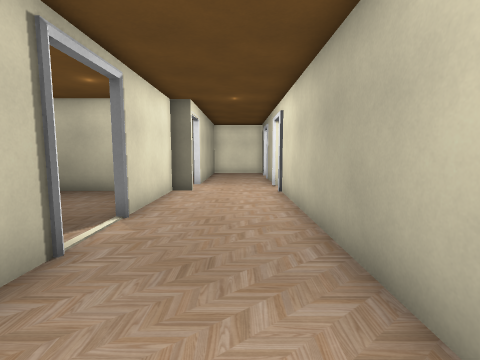
View 1 (above)

16 first-person views from a walk through a level from a Godot 3-D game. The camera is 1.4 m above the floor, tilts 6° down and sees 85° across. Doors that lead somewhere are drawn open, without their leaves. The floor is counted in squares, 1 m on a side. Each view is taken from the middle of a square. On the plan, view 1 faces up. The plan holds only what a view shows up to about 13 squares ahead; the rest is blank.

View 2
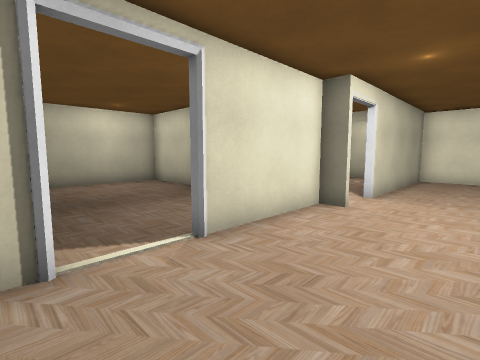

View 3
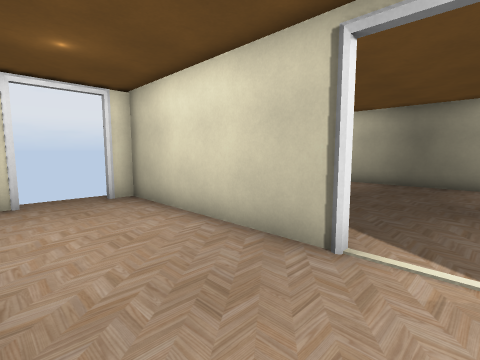

View 4
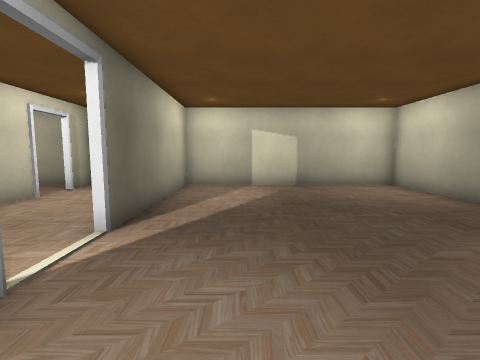

View 5
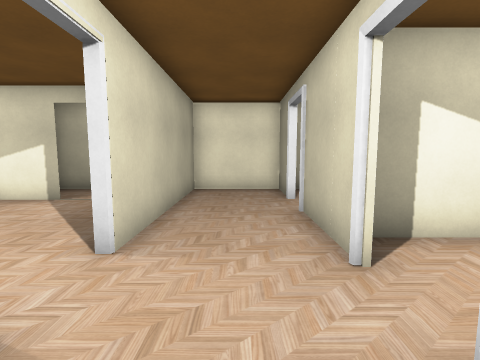

View 6
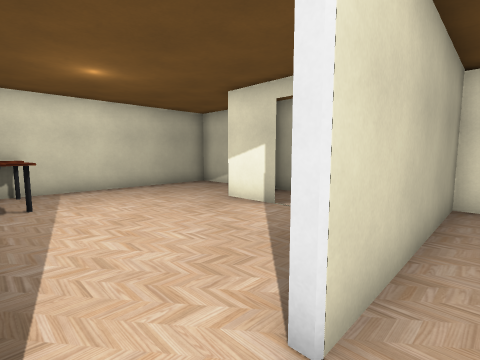

View 7
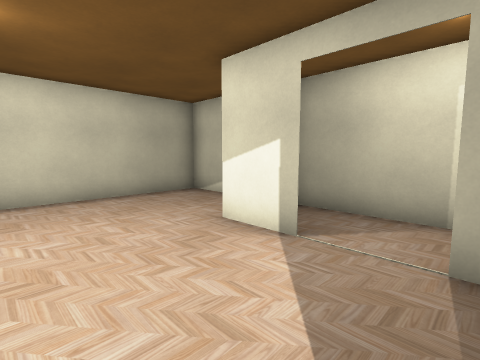

View 8
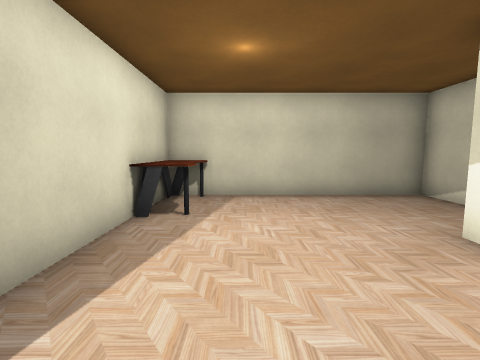

View 9
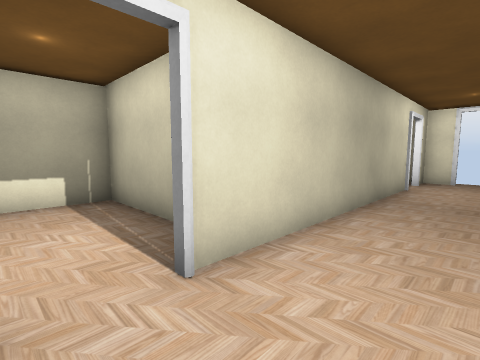

View 10
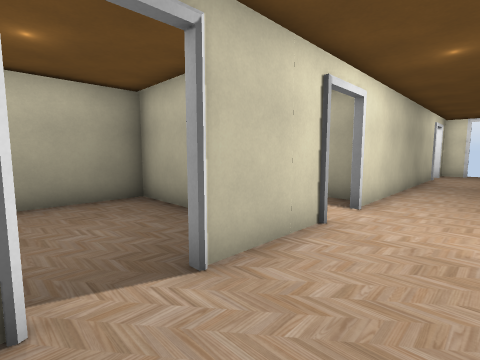

View 11
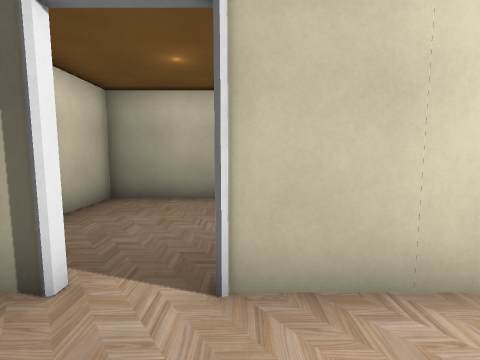

View 12
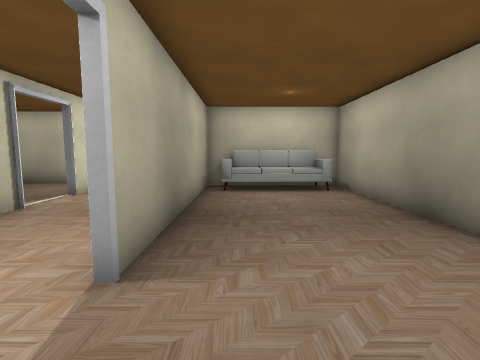

View 13
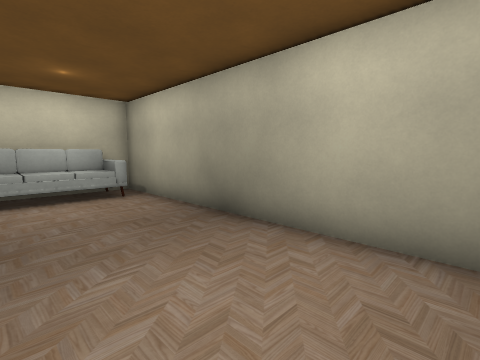

View 14
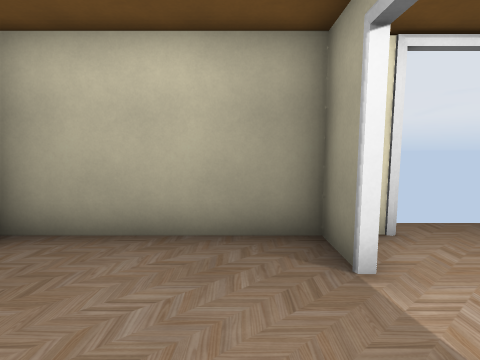

View 15
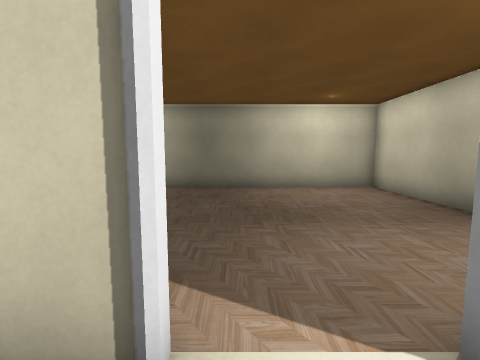

View 16
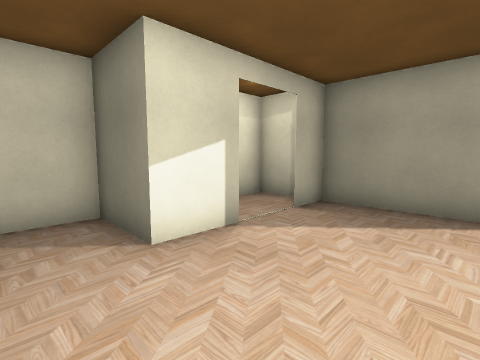

### Floor plan
Ten units are one square. View 1 is at (0, 0); x grows to the right and y downward. Boxes are objects, and circles mark ways between rooms. Rooms are numbered by the first view taken in them; rooms with no view inside come last. Other rooms are left out.
<svg viewBox="-121 -186 197 227">
<path fill="none" stroke="#000" d="M-18 -95 -25 -95 -25 -56M15 -110 15 -141M-25 -35 -25 34M15 2 15 -94M15 -159 15 -181M-18 -181 -18 -115M24 -180 -21 -180M-85 -97 -54 -97M-45 -95 -85 -95M-116 -95 -116 33 -19 33M-19 -122 -19 -159M-52 -157 -72 -157 -72 -181M-19 -157 -34 -157M-71 -180 -116 -180 -116 -96M-27 34 -27 -35M25 -82 16 -82 16 1M54 -83 71 -83M71 -82 54 -82M16 20 16 34M71 20 71 -108M20 33 71 33M40 -122 15 -122M45 -123 71 -123 71 -180 48 -180M-21 -180 -71 -180M-19 -159 -19 -181M5 33 20 33M15 35 15 21"/>
<rect x="-115" y="-115" width="30" height="20" fill="#bbb"><title>desk</title></rect>
<rect x="15" y="-85" width="50" height="20" fill="#bbb"><title>sofa</title></rect>
<circle cx="-20" cy="-105" r="3" fill="#2a7"/>
<circle cx="-25" cy="-45" r="3" fill="#2a7"/>
<circle cx="15" cy="-100" r="3" fill="#2a7"/>
<circle cx="15" cy="15" r="3" fill="#2a7"/>
<circle cx="15" cy="-150" r="3" fill="#2a7"/>
<circle cx="-8" cy="36" r="3" fill="#2a7"/>
<circle cx="-45" cy="-160" r="3" fill="#2a7"/>
<text x="0" y="-70">1</text>
<text x="-80" y="-70">2</text>
<text x="40" y="-40">3</text>
<text x="40" y="-150">4</text>
<text x="-50" y="-170">5</text>
<text x="10" y="30">6</text>
</svg>
Room 1 opens to room 2. Room 1 opens to room 3. Room 1 opens to room 4. Room 1 opens to room 6. Room 2 opens to room 5.

Where each view was taken, in squares from view 1:
view 1: 0 up, 0 right, facing up
view 2: 3 up, 1 right, facing up-left
view 3: 5 up, 1 right, facing down-left
view 4: 8 up, 5 left, facing down
view 5: 8 up, 0 right, facing up
view 6: 10 up, 1 left, facing up-left
view 7: 12 up, 3 left, facing up-left
view 8: 12 up, 3 left, facing left
view 9: 11 up, 1 left, facing down-right
view 10: 16 up, 1 left, facing down-right
view 11: 14 up, 1 left, facing right
view 12: 3 down, 3 right, facing up
view 13: 2 down, 3 right, facing up-right
view 14: 1 up, 3 right, facing down
view 15: 4 up, 1 left, facing left
view 16: 12 up, 9 left, facing up-right
